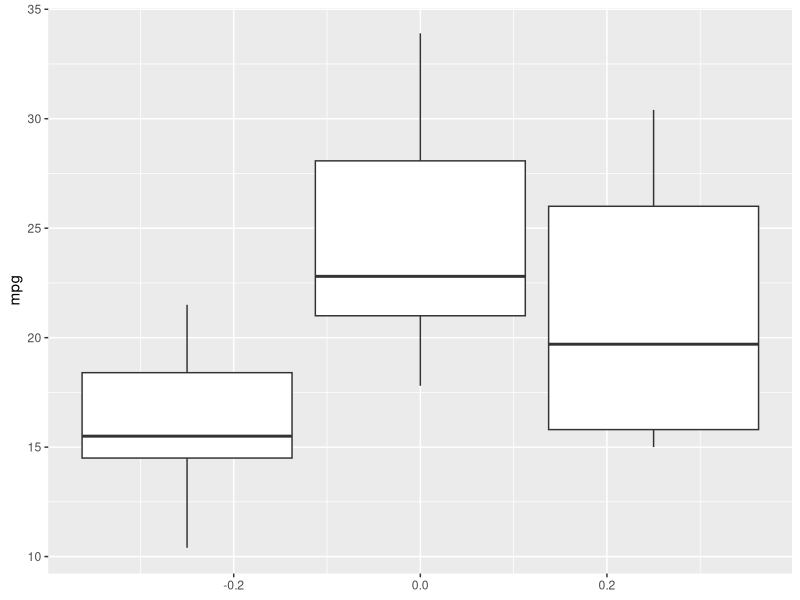

R code for this plot: (Note: this script raises an error after producing the figure.)
library("sessioninfo")
library("here")
library("ggplot2")

## Hello world
print("Soy un cachorrito")

## Directorios
dir_plots <- here::here("figuras")
dir_rdata <- here::here("processed-data")

## Crear directorio para las figuras y archivos
dir.create(dir_plots, showWarnings = FALSE)
dir.create(dir_rdata, showWarnings = FALSE)

## Hacer una imagen de ejemplo
pdf(file.path(dir_plots, "mtcars_gear_vs_mpg.pdf"),
    useDingbats = FALSE
)
ggplot(mtcars, aes(group = gear, y = mpg)) +
  geom_boxplot()
dev.off()

## Para reproducir mi código
options(width = 120)
sessioninfo::session_info()
